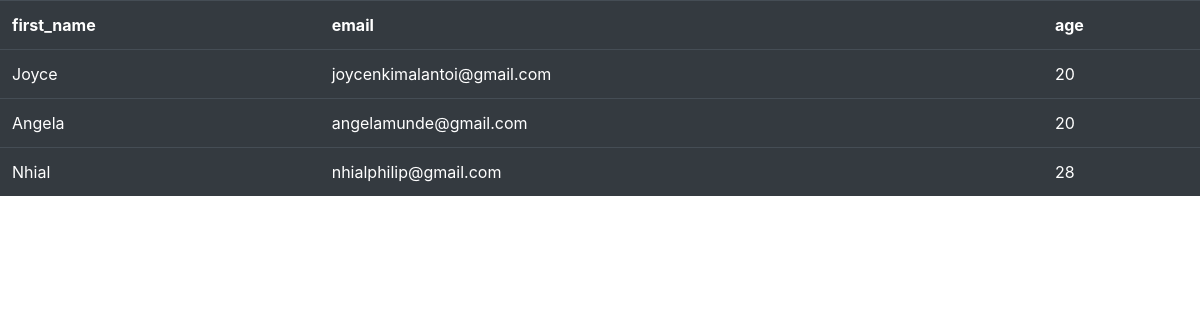
Page /wallet/customers/ on the earlier database version.
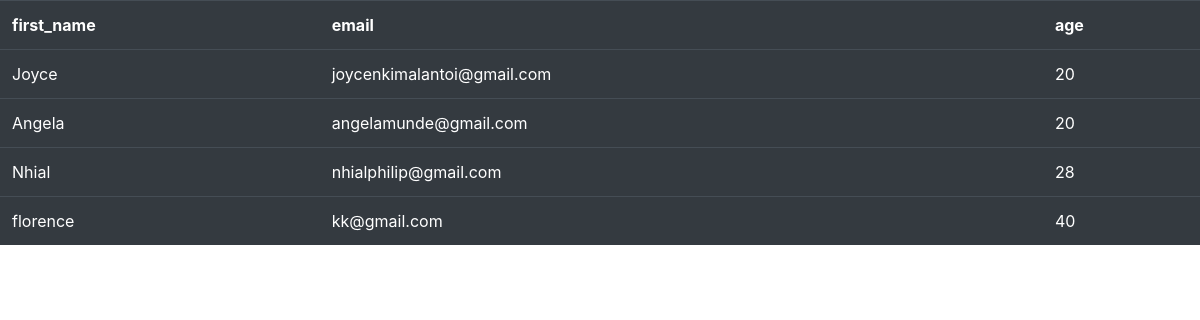
Same page on the later database version.
### wallet/models.py (models this page shows)
class Customer(models.Model):
    first_name=models.CharField(max_length=20)
    last_name=models.CharField(max_length=20)
    address=models.TextField(default='')
    email=models.EmailField()
    phone_number=models.CharField(max_length=15)
    GENDER_CHOICES=(
        ('M','Male'),
        ('F','Female'),
    )
    gender=models.CharField(max_length=6,choices= GENDER_CHOICES)
    age=models.PositiveSmallIntegerField()

### wallet/views.py (the view)
# urls.py: path("customers/", views.list_customers, name="customers_list"),
def list_customers(request):
    customers = models.Customer.objects.all()
    return render(request,"wallet/list_customers.html",
    {"customers": customers})

### wallet/templates/wallet/list_customers.html (shortened to what this page needs)
<!DOCTYPE html>
<html lang="en">
<head>
    <link rel="stylesheet" href="https://cdn.jsdelivr.net/npm/bootstrap@4.3.1/dist/css/bootstrap.min.css">
</head>
<body>
    <table class="table table-dark table-striped-columns">
            <th scope="col">first_name</th>
            <th scope="col">email</th>
            <th scope="col">age</th>
            <tr>
                {%for customer in customers %}
                <td>{{customer.first_name}}</td>
                <td>{{customer.email}}</td>
                <td>{{customer.age}}</td>
            </tr>
            {% endfor %}
    </table>
</body>
</html>

Differences in the rows shown:
added Customer: first_name "florence", email "kk@gmail.com", age "40"
